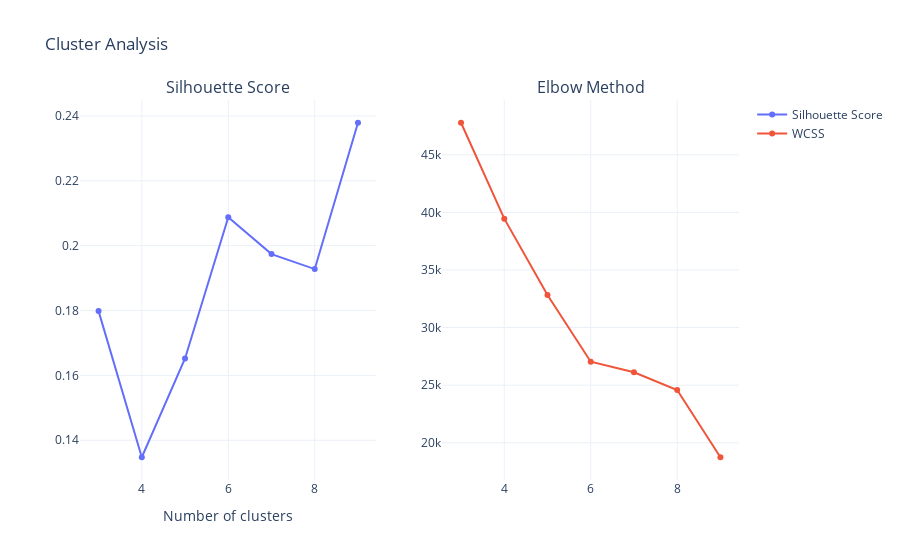

Write notebook code for a chart like this one.
### Code cell
# Evaluation de la compacité et de la séparation des clusters
fig = make_subplots(rows=1, cols=2, subplot_titles=("Silhouette Score", "Elbow Method"))

fig.add_trace(go.Scatter(
    x=list(n_clusters),
    y=silhouette_scores,
    mode='lines+markers',
    name='Silhouette Score'
), row=1, col=1)

fig.add_trace(go.Scatter(
    x=list(n_clusters),
    y=wcss,
    mode='lines+markers',
    name='WCSS'
), row=1, col=2)

fig.update_layout(
    title='Cluster Analysis',
    xaxis_title='Number of clusters',
    template='plotly_white'
)

fig.show()

### Figure 1 — Plotly figure (JSON) as saved in the notebook; plotly's stock layout.template omitted (floating-point values rounded to 4 significant figures)
{"data": [{"mode": "lines+markers", "name": "Silhouette Score", "type": "scatter", "x": [3, 4, 5, 6, 7, 8, 9], "xaxis": "x", "y": [0.1798, 0.1348, 0.1652, 0.2088, 0.1974, 0.1928, 0.2379], "yaxis": "y"}, {"mode": "lines+markers", "name": "WCSS", "type": "scatter", "x": [3, 4, 5, 6, 7, 8, 9], "xaxis": "x2", "y": [47780.0, 39450.0, 32820.0, 27030.0, 26120.0, 24580.0, 18740.0], "yaxis": "y2"}], "layout": {"annotations": [{"font": {"size": 16}, "showarrow": false, "text": "Silhouette Score", "x": 0.225, "xanchor": "center", "xref": "paper", "y": 1, "yanchor": "bottom", "yref": "paper"}, {"font": {"size": 16}, "showarrow": false, "text": "Elbow Method", "x": 0.775, "xanchor": "center", "xref": "paper", "y": 1, "yanchor": "bottom", "yref": "paper"}], "title": {"text": "Cluster Analysis"}, "xaxis": {"anchor": "y", "domain": [0, 0.45], "title": {"text": "Number of clusters"}}, "xaxis2": {"anchor": "y2", "domain": [0.55, 1]}, "yaxis": {"anchor": "x", "domain": [0, 1]}, "yaxis2": {"anchor": "x2", "domain": [0, 1]}}}
